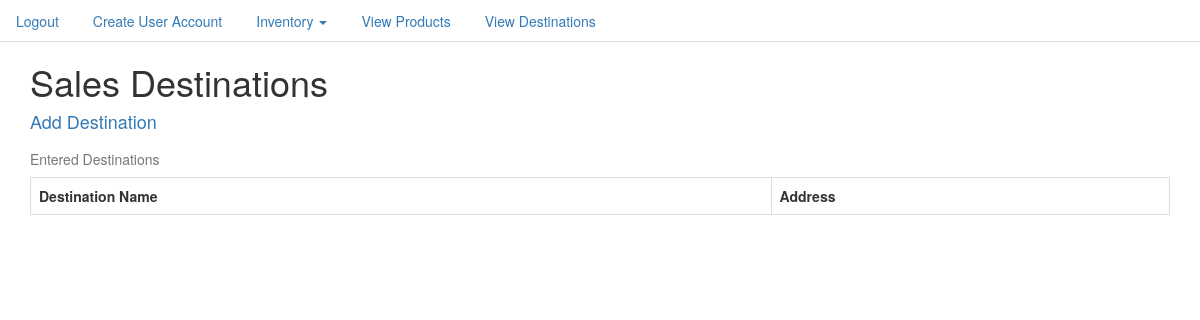
/destination/ (signed in), run on an earlier commit of the app's database.
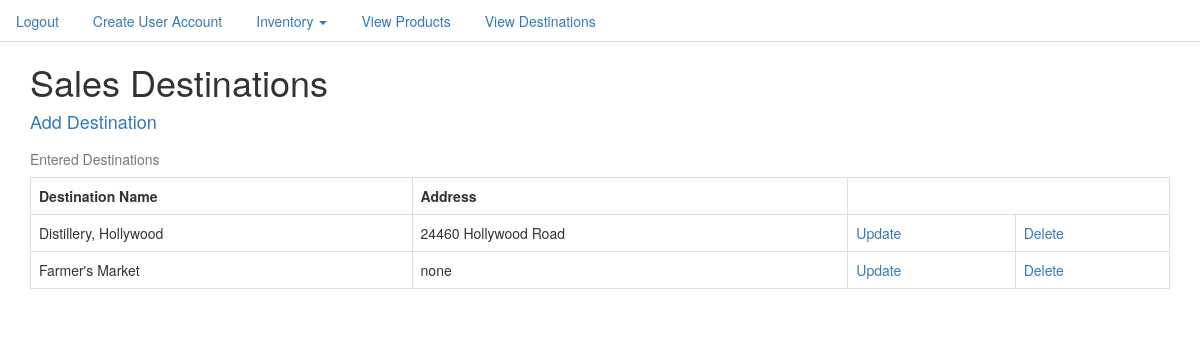
And on a later commit of the database.
### inventory/models.py (models this page shows, shortened)
class Destination(models.Model):
    name = models.CharField(max_length=100)
    address = models.CharField(null=True, max_length=100)

### inventory/views.py (the view)
# urls.py: url(r'^destination/$', DestinationListView.as_view(), name="destination_list_view"),
class DestinationListView(LoginRequiredMixin, ListView):
    model = Destination
    def get_queryset(self):
        return Destination.objects.all().order_by('name')

### templates/inventory/destination_list.html
{% extends 'base.html' %}
{% block content %}
<div class="container">
  <h1>Sales Destinations</h1>
  <h4><a href="{% url 'destination_create_view' %}">Add Destination</a></h4>
<table  class="table table-bordered" >
    <caption>Entered Destinations</caption>
  <tr>
    <th>Destination Name</th>
    <th>Address</th>
  </tr>
  {% for item in object_list %}
  <tr>
    <td>{{item.name}}</td>
    <td>{{item.address}}</td>
    <td><a href="{% url 'destination_update_view' item.id %}">Update</a></td>
    <td><a href="{% url 'destination_delete_view' item.id %}">Delete</a></td>
  </tr>
{% endfor %}
{% endblock %}

What changed in the data, as far as the page shows it:
added Destination: name "Distillery, Hollywood", address "24460 Hollywood Road"
added Destination: name "Farmer's Market", address "none"
